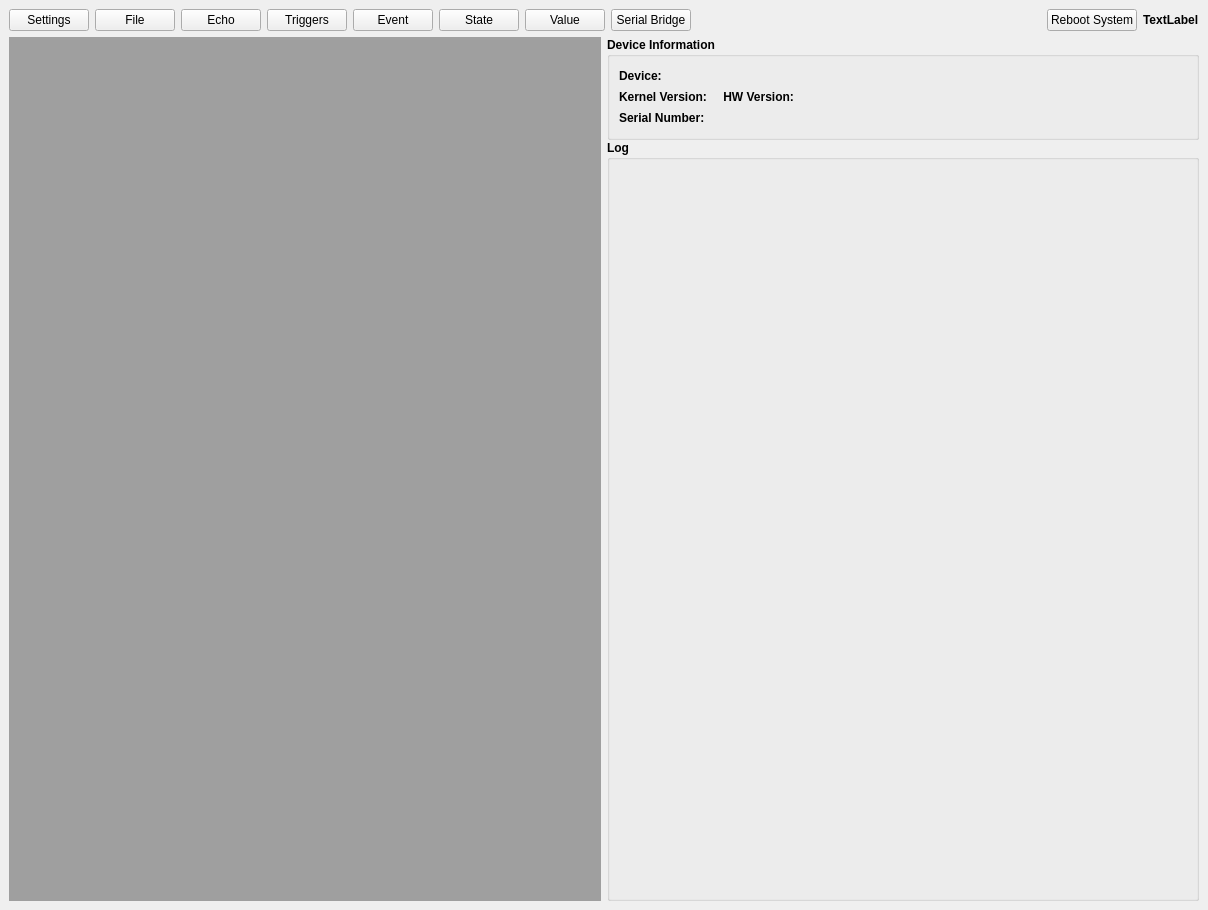
<?xml version="1.0" encoding="UTF-8"?>
<ui version="4.0">
 <class>BusDeviceWindow</class>
 <widget class="QDockWidget" name="BusDeviceWindow">
  <property name="geometry">
   <rect>
    <x>0</x>
    <y>0</y>
    <width>1208</width>
    <height>910</height>
   </rect>
  </property>
  <property name="windowTitle">
   <string>DockWidget</string>
  </property>
  <widget class="QWidget" name="dockWidgetContents">
   <layout class="QHBoxLayout" name="horizontalLayout">
    <item>
     <layout class="QVBoxLayout" name="verticalLayout_2">
      <item>
       <layout class="QHBoxLayout" name="horizontalLayout_2">
        <item>
         <widget class="QPushButton" name="settingsButton">
          <property name="text">
           <string>Settings</string>
          </property>
         </widget>
        </item>
        <item>
         <widget class="QPushButton" name="fileButton">
          <property name="text">
           <string>File</string>
          </property>
         </widget>
        </item>
        <item>
         <widget class="QPushButton" name="echoButton">
          <property name="text">
           <string>Echo</string>
          </property>
         </widget>
        </item>
        <item>
         <widget class="QPushButton" name="triggerButton">
          <property name="text">
           <string>Triggers</string>
          </property>
         </widget>
        </item>
        <item>
         <widget class="QPushButton" name="pushButton_event">
          <property name="text">
           <string>Event</string>
          </property>
         </widget>
        </item>
        <item>
         <widget class="QPushButton" name="stateButton">
          <property name="text">
           <string>State</string>
          </property>
         </widget>
        </item>
        <item>
         <widget class="QPushButton" name="valueButton">
          <property name="text">
           <string>Value</string>
          </property>
         </widget>
        </item>
        <item>
         <widget class="QPushButton" name="pushButton_serialBridge">
          <property name="text">
           <string>Serial Bridge</string>
          </property>
         </widget>
        </item>
        <item>
         <spacer name="horizontalSpacer">
          <property name="orientation">
           <enum>Qt::Horizontal</enum>
          </property>
          <property name="sizeHint" stdset="0">
           <size>
            <width>40</width>
            <height>20</height>
           </size>
          </property>
         </spacer>
        </item>
        <item>
         <widget class="QPushButton" name="rebootButton">
          <property name="text">
           <string>Reboot System</string>
          </property>
         </widget>
        </item>
        <item>
         <widget class="QLabel" name="appStatusLabel">
          <property name="font">
           <font>
            <bold>true</bold>
           </font>
          </property>
          <property name="text">
           <string>TextLabel</string>
          </property>
         </widget>
        </item>
       </layout>
      </item>
      <item>
       <layout class="QHBoxLayout" name="horizontalLayout_3">
        <item>
         <widget class="QMdiArea" name="mdiArea">
          <property name="activationOrder">
           <enum>QMdiArea::StackingOrder</enum>
          </property>
          <property name="viewMode">
           <enum>QMdiArea::SubWindowView</enum>
          </property>
         </widget>
        </item>
        <item>
         <layout class="QVBoxLayout" name="verticalLayout_6">
          <property name="spacing">
           <number>0</number>
          </property>
          <item>
           <widget class="QGroupBox" name="groupBox_2">
            <property name="font">
             <font>
              <bold>true</bold>
             </font>
            </property>
            <property name="title">
             <string>Device Information</string>
            </property>
            <layout class="QVBoxLayout" name="verticalLayout_7">
             <property name="spacing">
              <number>1</number>
             </property>
             <item>
              <layout class="QHBoxLayout" name="horizontalLayout_4">
               <item>
                <widget class="QLabel" name="label_3">
                 <property name="font">
                  <font>
                   <bold>true</bold>
                  </font>
                 </property>
                 <property name="text">
                  <string>Device: </string>
                 </property>
                </widget>
               </item>
               <item>
                <widget class="QLabel" name="deviceLabel">
                 <property name="font">
                  <font>
                   <bold>false</bold>
                  </font>
                 </property>
                 <property name="text">
                  <string/>
                 </property>
                </widget>
               </item>
               <item>
                <spacer name="horizontalSpacer_3">
                 <property name="orientation">
                  <enum>Qt::Horizontal</enum>
                 </property>
                 <property name="sizeHint" stdset="0">
                  <size>
                   <width>40</width>
                   <height>20</height>
                  </size>
                 </property>
                </spacer>
               </item>
              </layout>
             </item>
             <item>
              <layout class="QHBoxLayout" name="horizontalLayout_5">
               <item>
                <widget class="QLabel" name="label">
                 <property name="font">
                  <font>
                   <bold>true</bold>
                  </font>
                 </property>
                 <property name="text">
                  <string>Kernel Version: </string>
                 </property>
                </widget>
               </item>
               <item>
                <widget class="QLabel" name="kernelVersionLabel">
                 <property name="font">
                  <font>
                   <bold>false</bold>
                  </font>
                 </property>
                 <property name="text">
                  <string/>
                 </property>
                </widget>
               </item>
               <item>
                <widget class="QLabel" name="label_2">
                 <property name="font">
                  <font>
                   <bold>true</bold>
                  </font>
                 </property>
                 <property name="text">
                  <string> HW Version: </string>
                 </property>
                </widget>
               </item>
               <item>
                <widget class="QLabel" name="hwVersionLabel">
                 <property name="font">
                  <font>
                   <bold>false</bold>
                  </font>
                 </property>
                 <property name="text">
                  <string/>
                 </property>
                </widget>
               </item>
               <item>
                <spacer name="horizontalSpacer_4">
                 <property name="orientation">
                  <enum>Qt::Horizontal</enum>
                 </property>
                 <property name="sizeHint" stdset="0">
                  <size>
                   <width>40</width>
                   <height>20</height>
                  </size>
                 </property>
                </spacer>
               </item>
              </layout>
             </item>
             <item>
              <layout class="QHBoxLayout" name="horizontalLayout_6">
               <item>
                <widget class="QLabel" name="label_4">
                 <property name="font">
                  <font>
                   <bold>true</bold>
                  </font>
                 </property>
                 <property name="text">
                  <string>Serial Number: </string>
                 </property>
                </widget>
               </item>
               <item>
                <widget class="QLabel" name="serialNumberLabel">
                 <property name="font">
                  <font>
                   <bold>false</bold>
                  </font>
                 </property>
                 <property name="text">
                  <string/>
                 </property>
                </widget>
               </item>
               <item>
                <spacer name="horizontalSpacer_2">
                 <property name="orientation">
                  <enum>Qt::Horizontal</enum>
                 </property>
                 <property name="sizeHint" stdset="0">
                  <size>
                   <width>40</width>
                   <height>20</height>
                  </size>
                 </property>
                </spacer>
               </item>
              </layout>
             </item>
            </layout>
           </widget>
          </item>
          <item>
           <widget class="QGroupBox" name="groupBox">
            <property name="sizePolicy">
             <sizepolicy hsizetype="Expanding" vsizetype="Expanding">
              <horstretch>0</horstretch>
              <verstretch>0</verstretch>
             </sizepolicy>
            </property>
            <property name="minimumSize">
             <size>
              <width>350</width>
              <height>0</height>
             </size>
            </property>
            <property name="font">
             <font>
              <bold>true</bold>
             </font>
            </property>
            <property name="title">
             <string>Log</string>
            </property>
            <layout class="QVBoxLayout" name="verticalLayout">
             <item>
              <widget class="messageLogWidget" name="logWidget" native="true">
               <property name="minimumSize">
                <size>
                 <width>300</width>
                 <height>0</height>
                </size>
               </property>
               <property name="font">
                <font>
                 <bold>false</bold>
                </font>
               </property>
               <layout class="QVBoxLayout" name="verticalLayout_4"/>
              </widget>
             </item>
            </layout>
           </widget>
          </item>
         </layout>
        </item>
       </layout>
      </item>
     </layout>
    </item>
   </layout>
  </widget>
 </widget>
 <customwidgets>
  <customwidget>
   <class>messageLogWidget</class>
   <extends>QWidget</extends>
   <header>messageLogWidget.h</header>
   <container>1</container>
  </customwidget>
 </customwidgets>
 <resources/>
 <connections/>
</ui>
